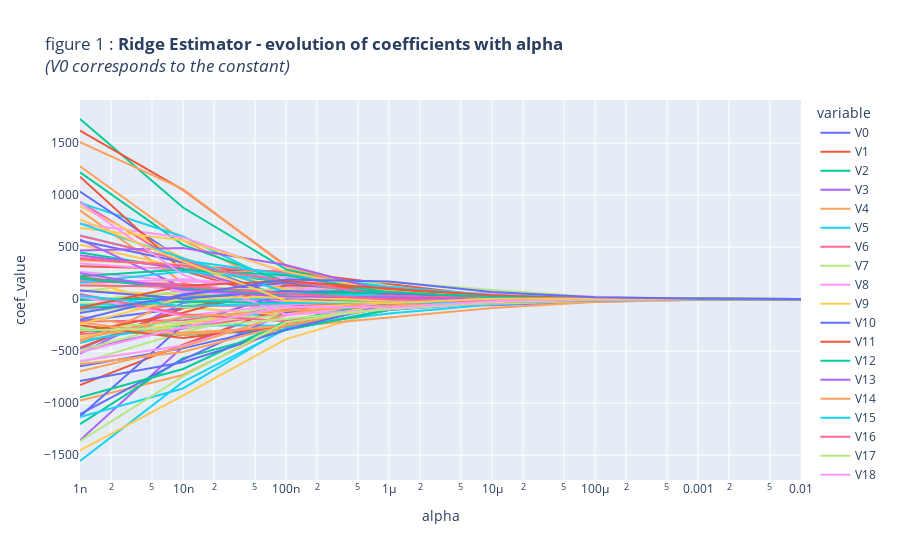

Write notebook code for a chart like this one.
### Markdown cell above
### 5.a Plot how the values of the coefficients change with $\alpha$ <a class="anchor" id="section_5_a"></a>

### Code cell
# alpha scale
A, alphas = [], [10 ** (-i) for i in range(9, 1, -1)]

# For alpha in alphas : compute the values of the coefficients
for alpha in alphas:
    coef = RidgeRegression(alpha).fit(x_training_data_std, y_training_data).coef_
    A.append(coef)
A = np.array(A)

# Store all values in a DataFrame for plotting
df_plot_1 = pd.DataFrame({"coef_value": [], "alpha": [], "variable": []})
df_alphas = pd.DataFrame(alphas, columns=["alpha"])
for i in range(0, A.shape[1]):
    df_coef_values = pd.DataFrame(A[:, i], columns=["coef_value"])
    df_concat = pd.concat((df_coef_values, df_alphas), axis=1)
    df_concat["variable"] = "V" + str(i)
    df_plot_1 = pd.concat((df_plot_1, df_concat), axis=0)

# Displaying values
px.line(
    df_plot_1,
    x="alpha",
    y="coef_value",
    log_x=True,
    color="variable",
    title="figure 1 : <b>Ridge Estimator - evolution of coefficients with alpha</b><br><i>(V0 corresponds to the constant)</i>",
)
